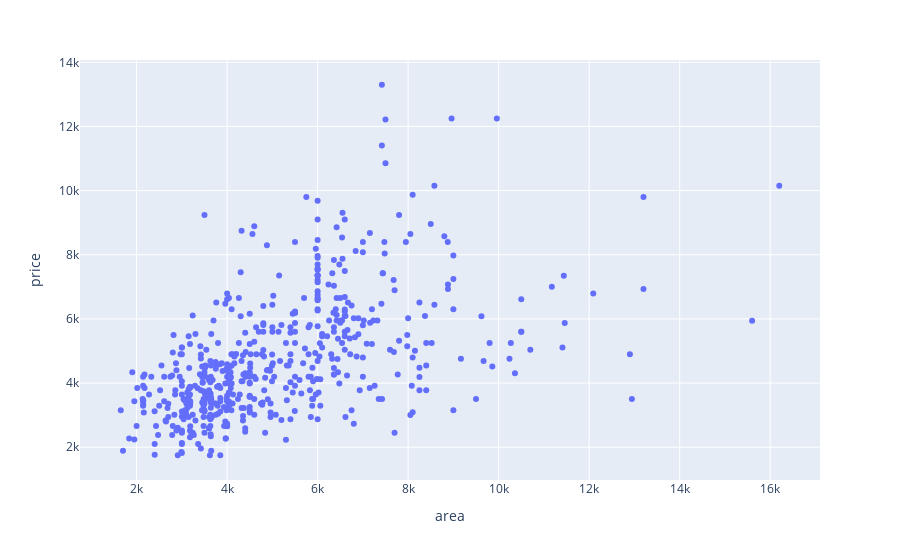

Source (notebook cell):
### Code cell
import plotly.express as px
px.scatter(dataRaw,x='area',y='price')

### Figure 1 — Plotly figure (JSON) as saved in the notebook; plotly's stock layout.template omitted (floating-point values rounded to 4 significant figures; data arrays with more than 128 entries replaced by an {"elided": "..."} marker saying what was removed)
{"data": [{"hovertemplate": "area=%{x}<br>price=%{y}<extra></extra>", "legendgroup": "", "marker": {"color": "#636efa", "symbol": "circle"}, "mode": "markers", "name": "", "orientation": "v", "showlegend": false, "type": "scatter", "x": {"elided": "545 int values"}, "xaxis": "x", "y": {"elided": "545 float values"}, "yaxis": "y"}], "layout": {"legend": {"tracegroupgap": 0}, "margin": {"t": 60}, "xaxis": {"anchor": "y", "domain": [0, 1], "title": {"text": "area"}}, "yaxis": {"anchor": "x", "domain": [0, 1], "title": {"text": "price"}}}}
